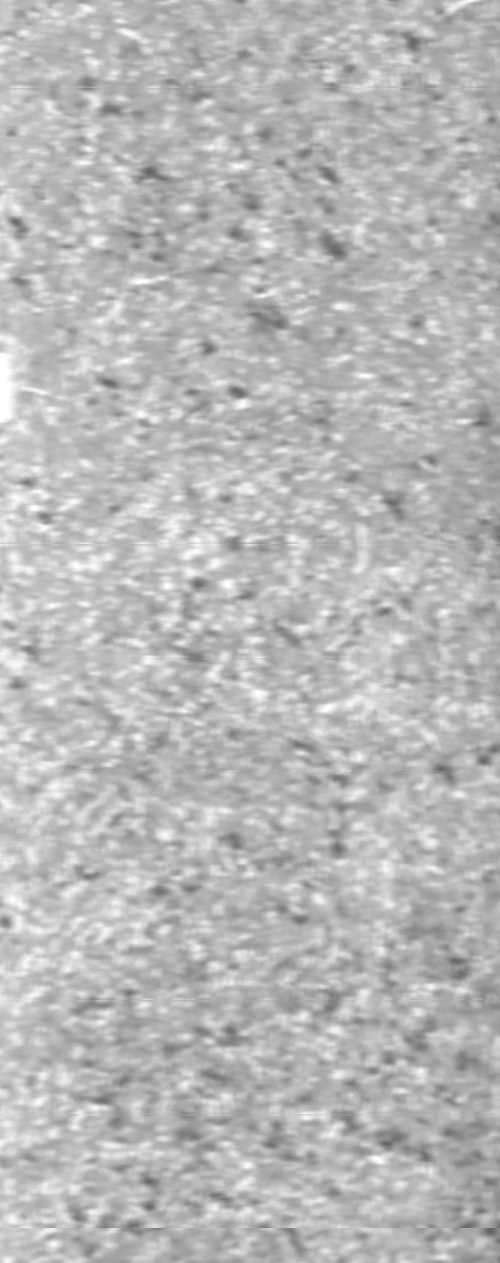
#> input picture dataset/KolektorSSD/kos01/Part0.jpg, 500 x 1263 px
$ python -i fractal_features.py   (imports and definitions only)
#> lines starting #> are read from the running program, lines starting #| are printed output that depends on the picture
#> further down, picture is the input picture: shape (1263, 500, 3); min 99, max 255, mean 184.1
import numpy as np
from PIL import Image
import cv2


# Constants for fractal dimension calculation
MIN_IMAGE_SIZE = 16  # Minimum image size required for box counting
MIN_BOX_SIZES_COUNT = 2  # Need at least 2 box sizes for linear regression
MIN_FRACTAL_DIMENSION = 1.0  # Minimum valid fractal dimension
MAX_FRACTAL_DIMENSION = 3.0  # Maximum valid fractal dimension
DEFAULT_FRACTAL_DIMENSION = 2.0  # Default when calculation fails
INITIAL_BOX_SIZE = 2  # Starting box size for box counting algorithm
MAX_PIXEL_VALUE = 255.0  # Maximum pixel value for normalization
RESIZE_TARGET_SIZE = 256  # Target size for image resizing in feature extraction


def box_counting_fd(gray_image):
    """
    Calculate the fractal dimension of a grayscale image using the box counting method.

    The box counting method divides the image into boxes of different sizes and counts
    how many boxes are needed to cover the image structure. The fractal dimension is
    calculated from the relationship between box size and box count.

    Args:
        gray_image: A 2D numpy array representing a grayscale image

    Returns:
        A float representing the fractal dimension, clipped between 1.0 and 3.0
    """
    image_height, image_width = gray_image.shape
    min_dimension = min(image_height, image_width)

    # If image is too small, return default value
    # Box counting requires sufficient resolution to be meaningful
    if min_dimension < MIN_IMAGE_SIZE:
        return DEFAULT_FRACTAL_DIMENSION

    # Round down to nearest power of 2 for consistent box sizing
    # This ensures we can divide the image evenly into boxes
    power_of_two_size = 2 ** int(np.log2(min_dimension))

    # Resize image to power-of-two dimensions and normalize pixel values
    # Normalize to range [0, size-1] for proper box counting
    resized_image = cv2.resize(gray_image, (power_of_two_size, power_of_two_size)).astype(np.float64)
    normalized_image = (resized_image / MAX_PIXEL_VALUE) * (power_of_two_size - 1)

    # Generate box sizes: start with 2, double each time until half the image size
    # We use powers of 2 to ensure clean divisions
    box_sizes_list = []
    current_box_size = INITIAL_BOX_SIZE
    max_box_size = power_of_two_size // 2

    while current_box_size <= max_box_size:
        box_sizes_list.append(current_box_size)
        current_box_size = current_box_size * 2

    # Need at least 2 box sizes to fit a line (calculate slope)
    if len(box_sizes_list) < MIN_BOX_SIZES_COUNT:
        return DEFAULT_FRACTAL_DIMENSION

    # Count boxes needed for each box size
    box_counts = []
    for box_size in box_sizes_list:
        boxes_needed = 0

        # Divide image into grid of boxes
        for row_start in range(0, power_of_two_size, box_size):
            for col_start in range(0, power_of_two_size, box_size):
                row_end = row_start + box_size
                col_end = col_start + box_size
                image_block = normalized_image[row_start:row_end, col_start:col_end]

                # Skip empty blocks
                if image_block.size == 0:
                    continue

                # Calculate how many "height layers" this box spans
                # This accounts for the 3D nature of the grayscale image
                block_min_value = image_block.min()
                block_max_value = image_block.max()
                min_height_layer = int(block_min_value / box_size)
                max_height_layer = int(block_max_value / box_size)

                # At least 1 box is needed, but may need more if values span multiple layers
                layers_spanned = max_height_layer - min_height_layer + 1
                boxes_needed += max(1, layers_spanned)

        box_counts.append(boxes_needed)

    # Convert to numpy arrays for mathematical operations
    box_sizes_array = np.array(box_sizes_list, dtype=np.float64)
    box_counts_array = np.array(box_counts, dtype=np.float64)

    # Filter out invalid counts (shouldn't happen, but safety check)
    valid_indices = box_counts_array > 0
    if np.sum(valid_indices) < MIN_BOX_SIZES_COUNT:
        return DEFAULT_FRACTAL_DIMENSION

    # Calculate fractal dimension using linear regression
    # Fractal dimension = slope of log(box_count) vs log(1/box_size)
    # This relationship follows: N(s) ~ s^(-D) where D is the fractal dimension
    log_inverse_box_sizes = np.log(1.0 / box_sizes_array[valid_indices])
    log_box_counts = np.log(box_counts_array[valid_indices])

    # Fit a line: log(N) = -D * log(s) + constant
    # The slope (first coefficient) is the negative of the fractal dimension
    regression_coefficients = np.polyfit(log_inverse_box_sizes, log_box_counts, 1)
    fractal_dimension = regression_coefficients[0]

    # Clip to valid range (fractal dimensions are typically between 1 and 3)
    return np.clip(fractal_dimension, MIN_FRACTAL_DIMENSION, MAX_FRACTAL_DIMENSION)


def extract_zfrac(image, grid_sizes=[1, 2, 4]):
    """
    Extract zonal fractal features from an image.

    The image is divided into zones based on grid_sizes, and the fractal dimension
    is calculated for each zone. This creates a multi-scale representation of the
    image's texture complexity.

    Args:
        image: A PIL Image, numpy array, or OpenCV image
        grid_sizes: List of integers specifying how many zones to divide the image into
                   (e.g., [1, 2, 4] means 1x1, 2x2, and 4x4 grids)

    Returns:
        A numpy array of fractal dimensions, one for each zone across all grid sizes
    """
    # Convert image to grayscale numpy array
    # Handle different input types for flexibility
    if isinstance(image, Image.Image):
        image_array = np.array(image.convert('L'))
    elif len(image.shape) == 3:
        # Convert RGB/BGR to grayscale
        image_array = cv2.cvtColor(image, cv2.COLOR_RGB2GRAY)
    else:
        image_array = image

    # Resize to standard size for consistent feature extraction
    # This ensures all images are processed at the same resolution
    resized_image = cv2.resize(image_array, (RESIZE_TARGET_SIZE, RESIZE_TARGET_SIZE))
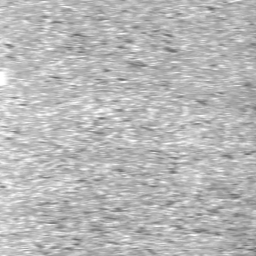
#> resized_image: shape (256, 256); min 101, max 255, mean 184
    image_height, image_width = resized_image.shape
#> image_height = 256; image_width = 256

    fractal_features = []

    # Extract features for each grid size
    # Larger grid sizes capture more localized texture information
    for grid_size in grid_sizes:
        # Calculate zone dimensions
        zone_height = image_height // grid_size
        zone_width = image_width // grid_size

        # Extract fractal dimension for each zone in the grid
        for grid_row in range(grid_size):
            for grid_col in range(grid_size):
                # Calculate zone boundaries
                zone_row_start = grid_row * zone_height
                zone_row_end = (grid_row + 1) * zone_height
                zone_col_start = grid_col * zone_width
                zone_col_end = (grid_col + 1) * zone_width

                # Extract the zone (sub-image)
                image_zone = resized_image[zone_row_start:zone_row_end, zone_col_start:zone_col_end]

                # Calculate fractal dimension for this zone
                zone_fractal_dimension = box_counting_fd(image_zone)
                fractal_features.append(zone_fractal_dimension)
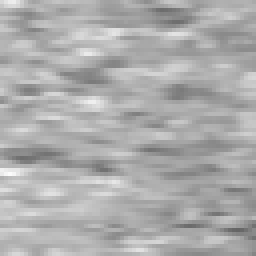
#> image_zone: shape (64, 64) (shown 4 times larger); min 101, max 251, mean 172
#> after the loop, fractal_features = [2.42, 2.32, 2.3, 2.33, 2.32, 2.27, 2.19, 2.22, 2.21, 2.27, 2.32, 2.28, 2.17, 2.31, 2.23, 2.21, 2.22, 2.3, 2.2, 2.26, 2.17]

    return np.array(fractal_features, dtype=np.float32)


# [53 lines left out: functions get_feature_dim, normalize_features, not called in this run]

>>> import cv2
>>> picture = cv2.cvtColor(cv2.imread('dataset/KolektorSSD/kos01/Part0.jpg'), cv2.COLOR_BGR2RGB)
>>> result = extract_zfrac(picture)
#> result = 21 values, max 2.42 at index 0, min 2.17 at index 12, mean 2.26

$ run again, on dataset/KolektorSSD/kos01/Part7.jpg
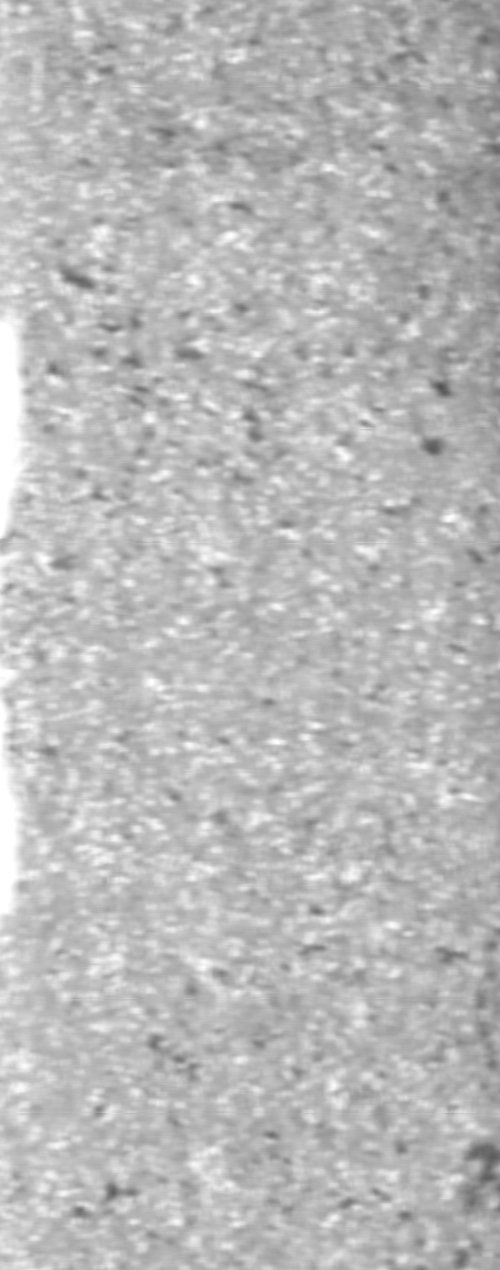
#> input picture dataset/KolektorSSD/kos01/Part7.jpg, 500 x 1270 px
#> picture is the input picture: shape (1270, 500, 3); min 81, max 255, mean 184.8
#> in extract_zfrac, `resized_image = cv2.resize(image_array, (RESIZE_TARGET_SIZE, RESIZE_TA..`:
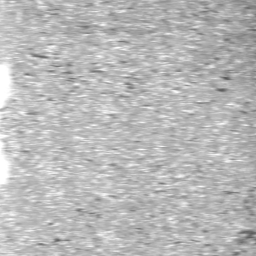
#> resized_image: shape (256, 256); min 88, max 255, mean 184.7
#> after the loop in extract_zfrac, `for grid_size in grid_sizes:`:
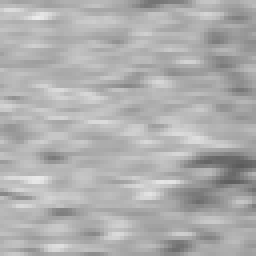
#> image_zone: shape (64, 64) (shown 4 times larger); min 92, max 234, mean 174.6
#> after the loop in extract_zfrac, `for grid_size in grid_sizes:`: fractal_features = [2.39, 2.3, 2.28, 2.36, 2.29, 2.26, 2.2, 2.23, 2.13, 2.26, 2.27, 2.33, 2.17, 2.3, 2.37, 2.26, 2.3, 2.29, 2.24, 2.23, 2.16]
#> result = 21 values, max 2.39 at index 0, min 2.13 at index 8, mean 2.27
